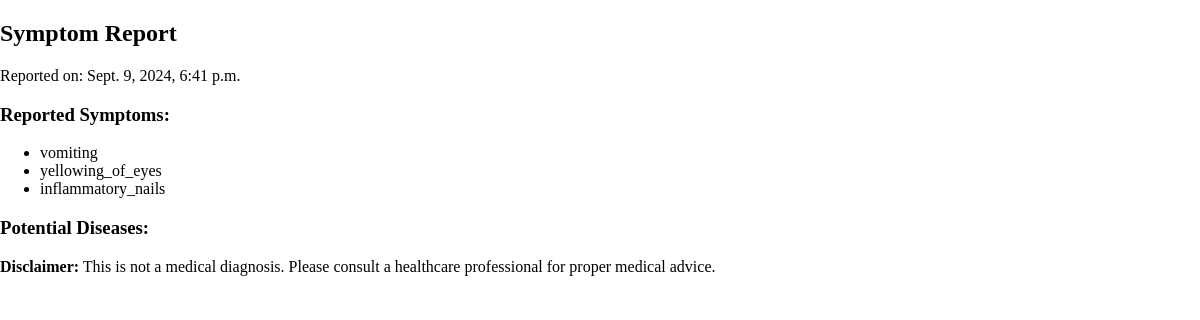
Screenshot of /view-report/123/ (signed in) with the database file from the repository.
### health_app/models.py (models this page shows, shortened)
class UserSymptomReport(models.Model):
    user = models.ForeignKey(settings.AUTH_USER_MODEL, on_delete=models.CASCADE)
    symptoms = models.ManyToManyField(Symptom)
    timestamp = models.DateTimeField(auto_now_add=True)

class Symptom(models.Model):
    name = models.CharField(max_length=100, unique=True)

### health_app/views.py (the view)
# urls.py: path('view-report/<int:report_id>/', views.view_report, name='view_report'),
@login_required
def view_report(request, report_id):
    report = get_object_or_404(UserSymptomReport, id=report_id)
    symptoms = report.symptoms.all()
    symptom_names = [symptom.name.strip() for symptom in symptoms]
    try:
        symptom_vector = [1 if name in symptom_names else 0 for name in symptom_names]  # Adjust this line as necessary
        predicted_disease = make_prediction(symptom_vector)
    except Exception as e:
        return render(request, 'error.html', {'message': str(e)})
    return render(request, 'view_report.html', {
        'report': report,
        'predicted_disease': predicted_disease
    })

### health_app/views.py (called while the page is built, shortened)
def make_prediction(symptom_vector):
    global model, scaler, label_encoder
    if model is None:
        load_model()  # Ensure the model is loaded
    if len(symptom_vector) != 132:
        print(f"Error: Symptom vector has {len(symptom_vector)} features instead of 132.")
        return None

### health_app/templates/view_report.html (shortened to what this page needs)
{% extends 'base.html' %}
{% block content %}
  <h2>Symptom Report</h2>
  <p>Reported on: {{ report.timestamp }}</p>
  <h3>Reported Symptoms:</h3>
  <ul>
    {% for symptom in report.symptoms.all %}
      <li>{{ symptom.name }}</li>
    {% endfor %}
  </ul>
  <h3>Potential Diseases:</h3>
  <p><strong>Disclaimer:</strong> This is not a medical diagnosis. Please consult a healthcare professional for proper medical advice.</p>
{% endblock %}

### health_app/static/css/base.css (style rules this page uses)
body { margin: 0; padding: 0; min-height: 100vh; display: flex; flex-direction: column; }

### rows the page displays
UserSymptomReport: timestamp "Sept. 9, 2024, 6:41 p.m."
Symptom: name "vomiting"
Symptom: name "yellowing_of_eyes"
Symptom: name "inflammatory_nails"
